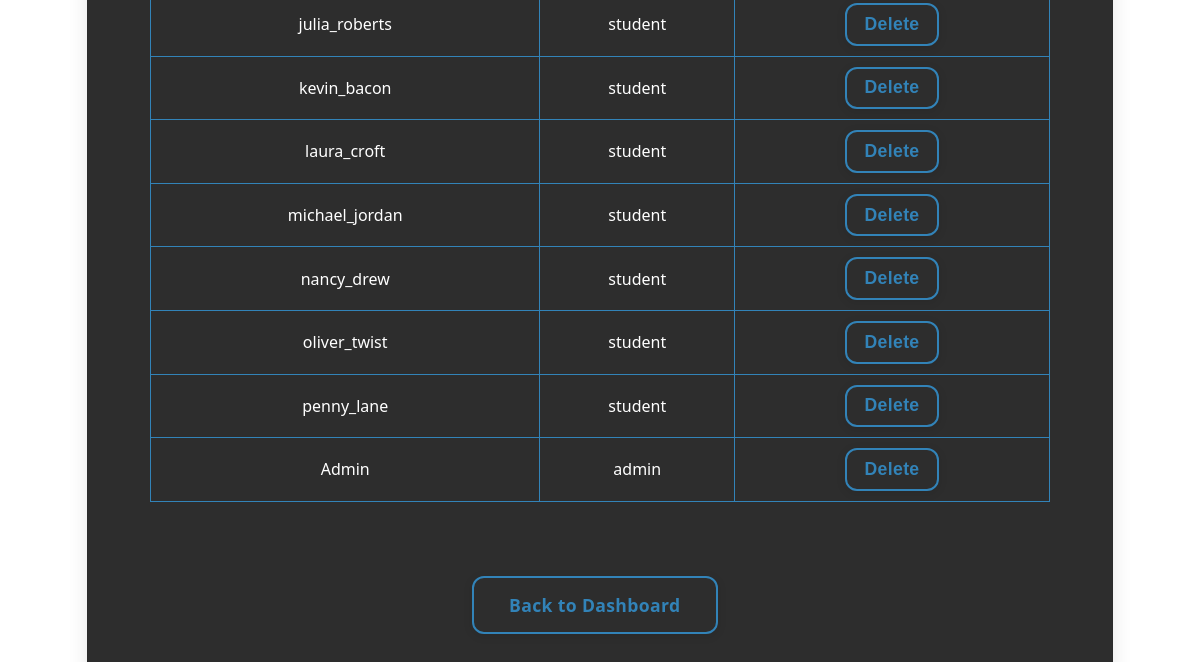
The app's page /manage_users (signed in, lower part), older data.
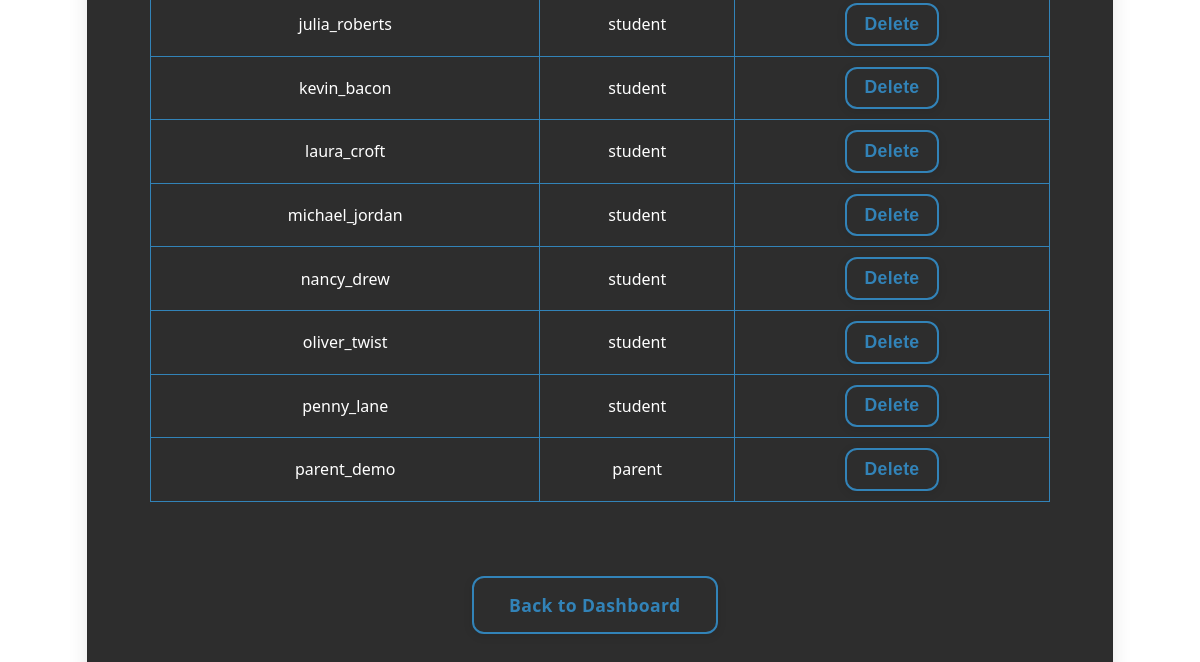
The same page, newer data.
### tables this page shows
CREATE TABLE users (
    id INTEGER PRIMARY KEY,
    username TEXT UNIQUE,
    password TEXT,
    role TEXT
, email TEXT, phone TEXT, full_name TEXT);

### app.py (the view, shortened to what this page needs)
@app.route('/manage_users', methods=['GET','POST'])
def manage_users():
    if not is_admin():
        return redirect(url_for('login'))
    conn = get_db()
    cur = conn.cursor()
    cur.execute("SELECT * FROM users")
    cur.execute("SELECT * FROM users")
    users = cur.fetchall()
    cur.execute("SELECT id, name FROM subjects")
    subjects = cur.fetchall()
    cur.execute('''SELECT enrollments.user_id, enrollments.subject_id
                   FROM enrollments''')
    enrollments = cur.fetchall()
    return render_template('manage_users.html',
                         users=users,
                         subjects=subjects,
                         enrollments=enrollments)

### app.py (called while the page is built)
def get_db():
    conn = sqlite3.connect(DATABASE)
    conn.row_factory = sqlite3.Row
    return conn

def is_admin():
    return session.get('role') == 'admin'

### templates/manage_users.html (shortened to what this page needs)
<!DOCTYPE html>
<html>
<head>
    <link rel="stylesheet" href="/static/styles.css">
</head>
<body>
    <div class="center-wrapper">
        <div class="dashboard-container card-3d">
            <div class="table-wrapper">
                <table>
                    {% for user in users %}
                    <tr>
                        <td>{{ user['username'] }}</td>
                        <td>{{ user['role'] }}</td>
                        <td class="table-actions">
                            <form method="post" action="/delete_user" style="display:inline;">
                                <button class="btn-3d" type="submit" onclick="return confirm('Delete this user?');">Delete</button>
                            </form>
                        </td>
                    </tr>
                    {% endfor %}
                </table>
            </div>
            <div class="action-buttons">
                <a class="btn-3d" href="/admin">Back to Dashboard</a>
            </div>
        </div>
    </div>
</body>
</html>

### static/styles.css (style rules this page uses)
body { background: #ffffff; font-family: 'Segoe UI', 'Arial', sans-serif; color: #262626; margin: 0; padding: 0; min-height: 100vh; }
.dashboard-container { padding: 2.5em 2em; background: #262626; border-radius: 16px; max-width: 1200px; box-shadow: 0 4px 20px rgba(0, 0, 0, 0.1); width: 90%; margin: 2em auto; display: flex; flex-direction: column; align-items: center; border: 1px solid rgba(0, 0, 0, 0.05); }
.center-wrapper { display: flex; align-items: center; justify-content: center; min-height: 100vh; }
.card-3d { background: #2d2d2d; border-radius: 16px; box-shadow: 0 4px 20px rgba(0, 0, 0, 0.1); width: 80%; border: 1px solid rgba(0, 0, 0, 0.05); }
form[style*="inline"] button { margin: 2px 5px !important; display: inline-block !important; vertical-align: middle !important; padding: 0.5em 1em !important; }
.btn-3d { background: #2d2d2d; color: hsl(204, 57%, 46%); border: 2px solid hsl(204, 57%, 46%); border-radius: 12px; padding: 0.85em 2em; font-size: 1.1em; font-weight: 600; box-shadow: 0 2px 10px rgba(0, 0, 0, 0.1); transition: transform 0.12s, box-shadow 0.12s; cursor: pointer; letter-spacing: 0.02em; margin: 0.6em 0.6em 0.6em 0; display: inline-block; text-align: center; text-decoration: none; }
.action-buttons { margin-top: 2em; text-align: center; }
.table-wrapper { width: 100%; max-width: 900px; overflow-x: auto; margin: 0 auto; }
table { width: 100%; max-width: 900px; border-collapse: collapse; margin: 1em auto 2em; }
.dashboard-container { max-width: 1200px; margin: 2em auto; padding: 2.5em 2em; }

Row changes from the older to the newer data that the page shows:
removed users: username "Admin", role "admin"
added users: username "parent_demo", role "parent"
